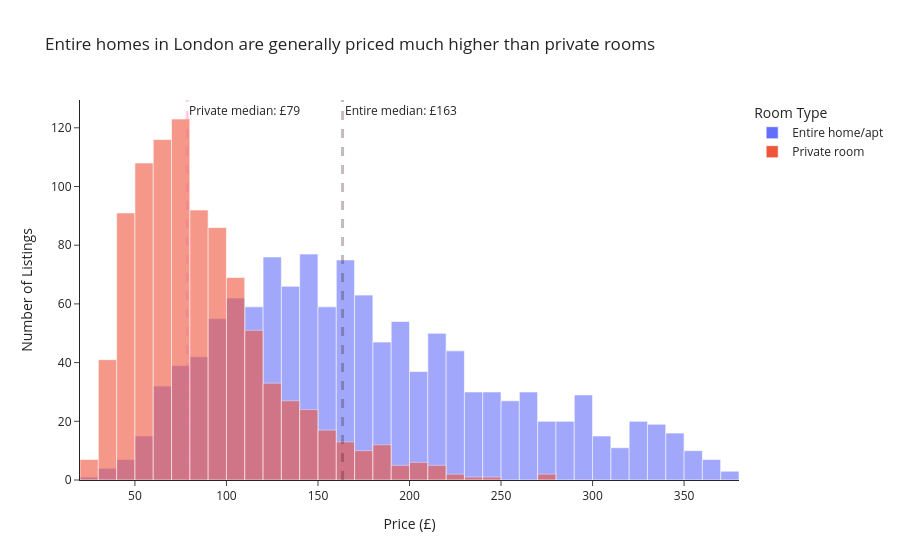

Notebook cell for this chart:
### Code cell
#Task 1 — Histogram: Price distribution by room type

# Filter only the two main room types
df_hist = df_cap[df_cap['room_type'].isin(['Entire home/apt', 'Private room'])]

# Median prices
median_entire = df_hist[df_hist['room_type'] == 'Entire home/apt']['price'].median()
median_private = df_hist[df_hist['room_type'] == 'Private room']['price'].median()

# Create histogram
fig = px.histogram(
    df_hist,
    x='price',
    color='room_type',
    barmode='overlay',
    opacity=0.6,
    nbins=50,
    title='Entire homes in London are generally priced much higher than private rooms',
    labels={'price': 'Price (£)', 'room_type': 'Room Type'}
)

# Median lines
fig.add_vline(
    x=median_entire,
    line_dash='dash',
    line_width=3,
    line_color='#442220',
    annotation_text=f'Entire median: £{median_entire:.0f}'
)

fig.add_vline(
    x=median_private,
    line_dash='dash',
    line_width=3,
    line_color='#fe64a3',
    annotation_text=f'Private median: £{median_private:.0f}'
)

# Clean layout
fig.update_layout(
    template='simple_white',
    xaxis_title='Price (£)',
    yaxis_title='Number of Listings'
)

fig.show()

### Figure 1 — Plotly figure (JSON) as saved in the notebook; plotly's stock layout.template omitted (floating-point values rounded to 4 significant figures; data arrays with more than 128 entries replaced by an {"elided": "..."} marker saying what was removed)
{"data": [{"bingroup": "x", "hovertemplate": "Room Type=Entire home/apt<br>Price (£)=%{x}<br>count=%{y}<extra></extra>", "legendgroup": "Entire home/apt", "marker": {"color": "#636efa", "opacity": 0.6, "pattern": {"shape": ""}}, "name": "Entire home/apt", "nbinsx": 50, "orientation": "v", "showlegend": true, "type": "histogram", "x": {"elided": "1251 float values"}, "xaxis": "x", "yaxis": "y"}, {"bingroup": "x", "hovertemplate": "Room Type=Private room<br>Price (£)=%{x}<br>count=%{y}<extra></extra>", "legendgroup": "Private room", "marker": {"color": "#EF553B", "opacity": 0.6, "pattern": {"shape": ""}}, "name": "Private room", "nbinsx": 50, "orientation": "v", "showlegend": true, "type": "histogram", "x": {"elided": "942 float values"}, "xaxis": "x", "yaxis": "y"}], "layout": {"annotations": [{"showarrow": false, "text": "Entire median: £163", "x": 163.4, "xanchor": "left", "xref": "x", "y": 1, "yanchor": "top", "yref": "y domain"}, {"showarrow": false, "text": "Private median: £79", "x": 78.57, "xanchor": "left", "xref": "x", "y": 1, "yanchor": "top", "yref": "y domain"}], "barmode": "overlay", "legend": {"title": {"text": "Room Type"}, "tracegroupgap": 0}, "shapes": [{"line": {"color": "#442220", "dash": "dash", "width": 3}, "type": "line", "x0": 163.4, "x1": 163.4, "xref": "x", "y0": 0, "y1": 1, "yref": "y domain"}, {"line": {"color": "#fe64a3", "dash": "dash", "width": 3}, "type": "line", "x0": 78.57, "x1": 78.57, "xref": "x", "y0": 0, "y1": 1, "yref": "y domain"}], "title": {"text": "Entire homes in London are generally priced much higher than private rooms"}, "xaxis": {"anchor": "y", "domain": [0, 1], "title": {"text": "Price (£)"}}, "yaxis": {"anchor": "x", "domain": [0, 1], "title": {"text": "Number of Listings"}}}}
